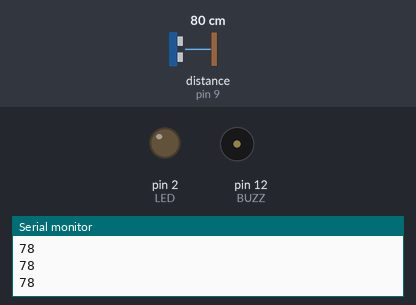
The sketch below on a simulated Arduino Uno, built with avr-gcc and run on an emulated ATmega328P. Parts: output pins drawn as LEDs (lit = HIGH), buzzer (waves = sounding, pin HIGH), the last lines printed to the serial monitor. Wiring (inferred from the names in the program): ultrasonic range finder: trigger pin 10; echo pin 9. Dashed ring = blinking. The test bench sets the inputs (shaded band); at power-on: distance to the obstacle (sensor on pin 9) 80 cm. The echo pulse lasts 58.3 µs per cm; pins used as bus, display or sensor lines are not drawn.

Above: at 1.2 s.
1.3 s: distance to the obstacle (sensor on pin 9) set to 24 cm
2.8 s: distance to the obstacle (sensor on pin 9) set to 19 cm
At 3.07 s:
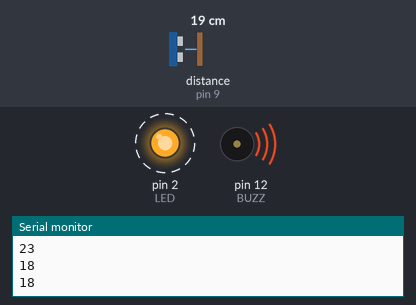
5.8 s: distance to the obstacle (sensor on pin 9) set to 35 cm
At 6.7 s:
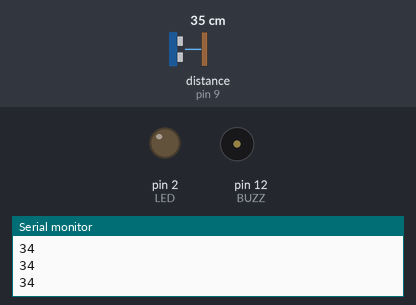
7.3 s: distance to the obstacle (sensor on pin 9) set to 18 cm
At 8.3 s:
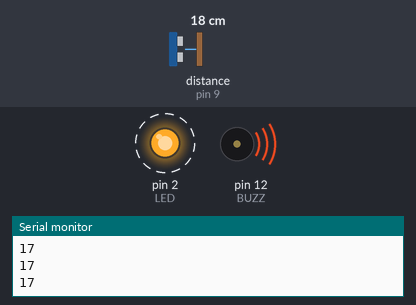
Timing chart, 0 to 11.3 s (numbered marks = the images above; inputs shaded):
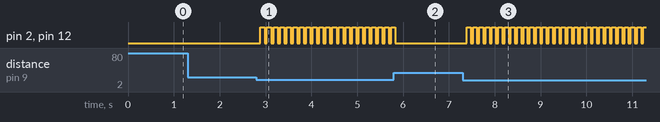

The sketch:

sensorMovimiento.ino
```cpp
int TRIG = 10;
int ECO = 9;
int LED = 2;
int BUZZ = 12;

int DURACION;
int DISTANCIA;


void setup() {
  pinMode(TRIG, OUTPUT);
  pinMode(ECO, INPUT);
  pinMode(LED, OUTPUT);
  pinMode(BUZZ, OUTPUT);
  Serial.begin(9600);
}


void loop() {
  digitalWrite(TRIG, HIGH);
  delay(1);
  digitalWrite(TRIG, LOW);
  DURACION = pulseIn(ECO, HIGH);
  DISTANCIA = DURACION * 0.034 / 2;
  Serial.println(DISTANCIA);
  delay(50);

  if(DISTANCIA <= 20 && DISTANCIA >=0){
    digitalWrite(LED,HIGH);
    digitalWrite(BUZZ, HIGH);

    delay(DISTANCIA * 5);

    digitalWrite(LED,LOW);
    digitalWrite(BUZZ, LOW);

    }
}
```

Measured:
- the behaviour switches between 22 and 21 cm on distance to the obstacle (sensor on pin 9) (found by bisection; images 0 and 1)
- after the input at 2.8 s, pin 2 (LED), pin 12 (BUZZ): alternates HIGH for 0.09 s and LOW for 0.05 s, starting after 0.09 s
- after the input at 5.8 s, pin 2 (LED), pin 12 (BUZZ): goes on until 5.8 s, then stays LOW
- after the input at 7.3 s, pin 2 (LED), pin 12 (BUZZ): alternates HIGH for 0.09 s and LOW for 0.05 s, starting after 0.09 s
